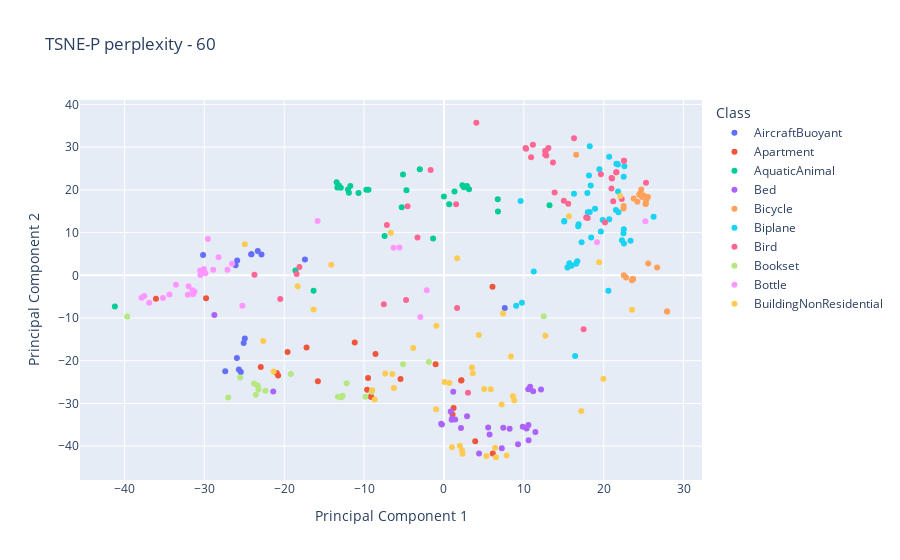

Notebook source saved alongside this figure:
### Code cell
X_embedded = TSNE(n_components=2, learning_rate='auto',init='random', perplexity=60).fit_transform(X)
tsne_df = pd.DataFrame(data=X_embedded, columns=['PCA1', 'PCA2'])
tsne_df['Class'] = Y['class']  # Add the class labels
tsne_df['Name']=Y["mesh_name"]

plot_data2(tsne_df,"PCA1","PCA2",subset=chunks[0],title="TSNE-P perplexity - 60",html_filename="plot_tsne_perplexity_60.html")

### Figure 1 — Plotly figure (JSON) as saved in the notebook; plotly's stock layout.template omitted (floating-point values rounded to 4 significant figures)
{"data": [{"customdata": [["AircraftBuoyant", "m1337.obj"], ["AircraftBuoyant", "m1338.obj"], ["AircraftBuoyant", "m1339.obj"], ["AircraftBuoyant", "m1340.obj"], ["AircraftBuoyant", "m1341.obj"], ["AircraftBuoyant", "m1342.obj"], ["AircraftBuoyant", "m1343.obj"], ["AircraftBuoyant", "m1344.obj"], ["AircraftBuoyant", "m1345.obj"], ["AircraftBuoyant", "m1346.obj"], ["AircraftBuoyant", "m1348.obj"], ["AircraftBuoyant", "m1349.obj"], ["AircraftBuoyant", "m1350.obj"], ["AircraftBuoyant", "m1351.obj"], ["AircraftBuoyant", "m1352.obj"]], "hovertemplate": "Class=%{customdata[0]}<br>Principal Component 1=%{x}<br>Principal Component 2=%{y}<br>Name=%{customdata[1]}<extra></extra>", "legendgroup": "AircraftBuoyant", "marker": {"color": "#636efa", "symbol": "circle"}, "mode": "markers", "name": "AircraftBuoyant", "orientation": "v", "showlegend": true, "type": "scatter", "x": [-25.67, -25.43, -27.38, -17.4, -22.85, -24.93, -25.92, -25.07, 7.612, -24.12, -24.11, -23.31, -25.89, -30.16, -26.08], "xaxis": "x", "y": [-22.05, -22.63, -22.49, 3.689, 4.897, -14.8, -19.38, -15.86, -7.632, 4.949, 4.9, 5.702, 3.49, 4.727, 2.371], "yaxis": "y"}, {"customdata": [["Apartment", "D00045.obj"], ["Apartment", "D00086.obj"], ["Apartment", "D00138.obj"], ["Apartment", "D00156.obj"], ["Apartment", "D00310.obj"], ["Apartment", "D00348.obj"], ["Apartment", "D00366.obj"], ["Apartment", "D00478.obj"], ["Apartment", "D00496.obj"], ["Apartment", "D00626.obj"], ["Apartment", "D00639.obj"], ["Apartment", "D00651.obj"], ["Apartment", "D00681.obj"], ["Apartment", "D00780.obj"], ["Apartment", "D00792.obj"], ["Apartment", "D00859.obj"], ["Apartment", "D00860.obj"], ["Apartment", "D00869.obj"], ["Apartment", "D00921.obj"], ["Apartment", "D00953.obj"], ["Apartment", "m463.obj"], ["Apartment", "m464.obj"], ["Apartment", "m465.obj"]], "hovertemplate": "Class=%{customdata[0]}<br>Principal Component 1=%{x}<br>Principal Component 2=%{y}<br>Name=%{customdata[1]}<extra></extra>", "legendgroup": "Apartment", "marker": {"color": "#EF553B", "symbol": "circle"}, "mode": "markers", "name": "Apartment", "orientation": "v", "showlegend": true, "type": "scatter", "x": [6.112, 6.076, 3.91, -9.139, -5.439, -20.94, -20.76, 2.183, 1.077, -11.17, -15.79, -9.127, -9.623, -17.2, -22.94, -29.78, 2.151, 1.208, -19.58, -1.042, -9.502, -8.568, -36.06], "xaxis": "x", "y": [-41.73, -2.675, -38.86, -28.4, -24.26, -22.88, -23.45, -24.58, -32.58, -15.71, -24.81, -28.41, -26.81, -16.91, -21.44, -5.368, -24.65, -31.05, -17.94, -20.83, -24.07, -18.41, -5.516], "yaxis": "y"}, {"customdata": [["AquaticAnimal", "m53.obj"], ["AquaticAnimal", "m54.obj"], ["AquaticAnimal", "m55.obj"], ["AquaticAnimal", "m56.obj"], ["AquaticAnimal", "m57.obj"], ["AquaticAnimal", "m58.obj"], ["AquaticAnimal", "m59.obj"], ["AquaticAnimal", "m60.obj"], ["AquaticAnimal", "m61.obj"], ["AquaticAnimal", "m62.obj"], ["AquaticAnimal", "m63.obj"], ["AquaticAnimal", "m64.obj"], ["AquaticAnimal", "m65.obj"], ["AquaticAnimal", "m66.obj"], ["AquaticAnimal", "m67.obj"], ["AquaticAnimal", "m68.obj"], ["AquaticAnimal", "m69.obj"], ["AquaticAnimal", "m70.obj"], ["AquaticAnimal", "m71.obj"], ["AquaticAnimal", "m72.obj"], ["AquaticAnimal", "m73.obj"], ["AquaticAnimal", "m74.obj"], ["AquaticAnimal", "m75.obj"], ["AquaticAnimal", "m76.obj"], ["AquaticAnimal", "m77.obj"], ["AquaticAnimal", "m78.obj"], ["AquaticAnimal", "m79.obj"], ["AquaticAnimal", "m80.obj"], ["AquaticAnimal", "m81.obj"]], "hovertemplate": "Class=%{customdata[0]}<br>Principal Component 1=%{x}<br>Principal Component 2=%{y}<br>Name=%{customdata[1]}<extra></extra>", "legendgroup": "AquaticAnimal", "marker": {"color": "#00cc96", "symbol": "circle"}, "mode": "markers", "name": "AquaticAnimal", "orientation": "v", "showlegend": true, "type": "scatter", "x": [-9.454, -13.35, -9.717, -13.44, -13.15, -18.59, -41.2, 0.6562, -10.7, -11.91, -16.33, -12.02, 13.21, -7.434, -12.91, -5.131, -11.73, 1.32, -5.288, -4.697, -1.359, 2.491, 3.139, -0.006604, 6.733, 6.759, -3.026, 2.877, 2.308], "xaxis": "x", "y": [20.05, 20.53, 20.02, 21.78, 21.04, 1.125, -7.319, 16.64, 19.26, 19.29, -3.596, 20.11, 16.42, 9.227, 20.52, 23.62, 20.92, 19.62, 15.91, 19.89, 8.632, 20.62, 20.16, 18.47, 17.79, 14.93, 24.8, 20.93, 21.09], "yaxis": "y"}, {"customdata": [["Bed", "D00031.obj"], ["Bed", "D00110.obj"], ["Bed", "D00121.obj"], ["Bed", "D00184.obj"], ["Bed", "D00210.obj"], ["Bed", "D00213.obj"], ["Bed", "D00217.obj"], ["Bed", "D00307.obj"], ["Bed", "D00322.obj"], ["Bed", "D00417.obj"], ["Bed", "D00538.obj"], ["Bed", "D00545.obj"], ["Bed", "D00552.obj"], ["Bed", "D00565.obj"], ["Bed", "D00650.obj"], ["Bed", "D00735.obj"], ["Bed", "D00836.obj"], ["Bed", "D00839.obj"], ["Bed", "D00969.obj"], ["Bed", "D00988.obj"], ["Bed", "m945.obj"], ["Bed", "m946.obj"], ["Bed", "m947.obj"], ["Bed", "m948.obj"], ["Bed", "m949.obj"], ["Bed", "m950.obj"], ["Bed", "m951.obj"]], "hovertemplate": "Class=%{customdata[0]}<br>Principal Component 1=%{x}<br>Principal Component 2=%{y}<br>Name=%{customdata[1]}<extra></extra>", "legendgroup": "Bed", "marker": {"color": "#ab63fa", "symbol": "circle"}, "mode": "markers", "name": "Bed", "orientation": "v", "showlegend": true, "type": "scatter", "x": [0.8526, 10.35, 7.242, -21.37, 4.396, 1.162, 10.79, -0.2515, 11.17, 1.023, 9.861, 8.22, 10.57, 1.397, 10.55, 0.9621, -28.74, -0.3452, 2.131, 7.421, 2.89, 12.15, 11.45, 5.532, 5.711, 10.59, 9.27], "xaxis": "x", "y": [-31.88, -35.87, -40.51, -27.2, -41.71, -27.24, -26.1, -34.93, -27.16, -33.49, -35.47, -35.92, -35.04, -33.74, -26.68, -33.83, -9.308, -34.76, -35.74, -35.68, -33.03, -26.73, -36.66, -35.63, -37.24, -38.6, -39.53], "yaxis": "y"}, {"customdata": [["Bicycle", "D00016.obj"], ["Bicycle", "D00033.obj"], ["Bicycle", "D00040.obj"], ["Bicycle", "D00077.obj"], ["Bicycle", "D00078.obj"], ["Bicycle", "D00462.obj"], ["Bicycle", "D00514.obj"], ["Bicycle", "D00536.obj"], ["Bicycle", "D00555.obj"], ["Bicycle", "D00558.obj"], ["Bicycle", "D00567.obj"], ["Bicycle", "D00621.obj"], ["Bicycle", "D00708.obj"], ["Bicycle", "D00750.obj"], ["Bicycle", "D00838.obj"], ["Bicycle", "D00847.obj"], ["Bicycle", "D00904.obj"], ["Bicycle", "D00930.obj"], ["Bicycle", "D00931.obj"], ["Bicycle", "D00974.obj"], ["Bicycle", "m1472.obj"], ["Bicycle", "m1473.obj"], ["Bicycle", "m1475.obj"], ["Bicycle", "m1476.obj"], ["Bicycle", "m1477.obj"], ["Bicycle", "m1478.obj"]], "hovertemplate": "Class=%{customdata[0]}<br>Principal Component 1=%{x}<br>Principal Component 2=%{y}<br>Name=%{customdata[1]}<extra></extra>", "legendgroup": "Bicycle", "marker": {"color": "#FFA15A", "symbol": "circle"}, "mode": "markers", "name": "Bicycle", "orientation": "v", "showlegend": true, "type": "scatter", "x": [25.43, 24.8, 16.55, 23.74, 23.64, 24.21, 25.31, 23.54, 22.48, 22.5, 24.52, 25.53, 25.25, 22.52, 25.24, 23.67, 26.69, 22.8, 25.57, 27.94, 24.7, 24.44, 27.93, 24.52, 23.65, 24.94], "xaxis": "x", "y": [18.3, 18.35, 28.24, 17.96, -0.8826, 17.22, 17.57, -1.154, 15.62, 16.21, 19.04, 18.36, 16.75, 0.004006, 16.72, -0.8668, 1.824, -0.5412, 2.768, -8.472, 20.1, 18.85, -8.477, 19.09, -0.949, 18.75], "yaxis": "y"}, {"customdata": [["Biplane", "D00069.obj"], ["Biplane", "D00132.obj"], ["Biplane", "D00178.obj"], ["Biplane", "D00199.obj"], ["Biplane", "D00246.obj"], ["Biplane", "D00276.obj"], ["Biplane", "D00277.obj"], ["Biplane", "D00320.obj"], ["Biplane", "D00373.obj"], ["Biplane", "D00410.obj"], ["Biplane", "D00490.obj"], ["Biplane", "D00515.obj"], ["Biplane", "D00601.obj"], ["Biplane", "D00616.obj"], ["Biplane", "D00632.obj"], ["Biplane", "D00634.obj"], ["Biplane", "D00666.obj"], ["Biplane", "D00854.obj"], ["Biplane", "D00890.obj"], ["Biplane", "D00900.obj"], ["Biplane", "m1118.obj"], ["Biplane", "m1119.obj"], ["Biplane", "m1120.obj"], ["Biplane", "m1121.obj"], ["Biplane", "m1122.obj"], ["Biplane", "m1123.obj"], ["Biplane", "m1124.obj"], ["Biplane", "m1126.obj"], ["Biplane", "m1127.obj"], ["Biplane", "m1128.obj"], ["Biplane", "m1129.obj"], ["Biplane", "m1131.obj"], ["Biplane", "m1132.obj"], ["Biplane", "m1133.obj"], ["Biplane", "m1134.obj"], ["Biplane", "m1135.obj"], ["Biplane", "m1136.obj"], ["Biplane", "m1137.obj"], ["Biplane", "m1138.obj"], ["Biplane", "m1139.obj"], ["Biplane", "m1141.obj"], ["Biplane", "m1143.obj"], ["Biplane", "m1144.obj"], ["Biplane", "m1146.obj"]], "hovertemplate": "Class=%{customdata[0]}<br>Principal Component 1=%{x}<br>Principal Component 2=%{y}<br>Name=%{customdata[1]}<extra></extra>", "legendgroup": "Biplane", "marker": {"color": "#19d3f3", "symbol": "circle"}, "mode": "markers", "name": "Biplane", "orientation": "v", "showlegend": true, "type": "scatter", "x": [22.52, 15.05, 21.58, 22.53, 18.25, 11.24, 20.68, 21.78, 16.86, 9.597, 21.8, 16.81, 16.42, 17.95, 18.01, 18.43, 15.7, 22.58, 9.041, 21.7, 23.36, 15.96, 9.759, 22.47, 26.25, 15.46, 21.84, 20.59, 15.06, 16.54, 19.88, 16.69, 21.53, 18.25, 18.16, 18.91, 22.5, 19.46, 17.23, 22.28, 18.37, 19.64, 20.69, 16.28], "xaxis": "x", "y": [10.77, 12.6, 26.12, 7.447, 30.2, 0.8624, 27.73, 25.91, 11.93, 17.37, 19.64, 11.5, -18.88, 19.27, 14.76, 8.832, 2.833, 25.51, -7.146, 26.06, 8.114, 2.217, -6.443, 9.866, 13.72, 1.852, 14.77, -3.608, 12.74, 2.726, 12.94, 3.286, 15.29, 14.82, 23.34, 15.58, 23.05, 24.84, 7.748, 8.175, 21.02, 10.27, 13.15, 19.06], "yaxis": "y"}, {"customdata": [["Bird", "D00089.obj"], ["Bird", "D00113.obj"], ["Bird", "D00164.obj"], ["Bird", "D00234.obj"], ["Bird", "D00271.obj"], ["Bird", "D00284.obj"], ["Bird", "D00323.obj"], ["Bird", "D00386.obj"], ["Bird", "D00438.obj"], ["Bird", "D00442.obj"], ["Bird", "D00546.obj"], ["Bird", "D00599.obj"], ["Bird", "D00625.obj"], ["Bird", "D00689.obj"], ["Bird", "D00736.obj"], ["Bird", "D00762.obj"], ["Bird", "D00862.obj"], ["Bird", "D00922.obj"], ["Bird", "D00961.obj"], ["Bird", "D00999.obj"], ["Bird", "m28.obj"], ["Bird", "m29.obj"], ["Bird", "m30.obj"], ["Bird", "m31.obj"], ["Bird", "m32.obj"], ["Bird", "m33.obj"], ["Bird", "m34.obj"], ["Bird", "m35.obj"], ["Bird", "m36.obj"], ["Bird", "m37.obj"], ["Bird", "m38.obj"], ["Bird", "m39.obj"], ["Bird", "m40.obj"], ["Bird", "m41.obj"], ["Bird", "m42.obj"], ["Bird", "m43.obj"], ["Bird", "m44.obj"], ["Bird", "m45.obj"], ["Bird", "m47.obj"], ["Bird", "m48.obj"], ["Bird", "m50.obj"], ["Bird", "m51.obj"], ["Bird", "m52.obj"]], "hovertemplate": "Class=%{customdata[0]}<br>Principal Component 1=%{x}<br>Principal Component 2=%{y}<br>Name=%{customdata[1]}<extra></extra>", "legendgroup": "Bird", "marker": {"color": "#FF6692", "symbol": "circle"}, "mode": "markers", "name": "Bird", "orientation": "v", "showlegend": true, "type": "scatter", "x": [20.97, 1.645, 20.97, 15.0, 21.19, 22.53, 4.056, -1.674, 12.68, 20.16, 10.91, 11.14, 22.25, 21.59, 12.81, 15.56, 13.65, 18.0, 13.08, 10.21, -3.317, -4.559, 1.521, -20.5, -7.146, -4.743, 21.04, 3.013, 17.49, 17.8, 10.27, 13.85, 21.56, 12.73, 16.28, 25.3, 19.64, 22.53, 12.67, -18.09, -18.45, -23.73, -7.53], "xaxis": "x", "y": [22.75, -7.675, 20.31, 17.42, 17.33, 26.82, 35.71, 24.62, 29.09, 12.38, 27.63, 30.54, 17.86, 24.12, 28.06, 16.74, 26.4, 13.39, 29.81, 29.8, 8.867, 16.15, 16.65, -5.545, 11.78, -5.784, 22.68, -27.5, -12.65, 13.55, 29.65, 19.41, 24.1, 29.18, 32.06, 21.64, 23.68, 26.82, 28.29, 1.945, 0.3063, 0.1014, -6.777], "yaxis": "y"}, {"customdata": [["Bookset", "D01009.obj"], ["Bookset", "D01013.obj"], ["Bookset", "D01030.obj"], ["Bookset", "D01038.obj"], ["Bookset", "D01042.obj"], ["Bookset", "D01050.obj"], ["Bookset", "D01065.obj"], ["Bookset", "D01096.obj"], ["Bookset", "D01108.obj"], ["Bookset", "D01110.obj"], ["Bookset", "D01122.obj"], ["Bookset", "D01135.obj"], ["Bookset", "D01146.obj"], ["Bookset", "D01182.obj"], ["Bookset", "D01183.obj"], ["Bookset", "D01184.obj"], ["Bookset", "D01190.obj"], ["Bookset", "D01199.obj"]], "hovertemplate": "Class=%{customdata[0]}<br>Principal Component 1=%{x}<br>Principal Component 2=%{y}<br>Name=%{customdata[1]}<extra></extra>", "legendgroup": "Bookset", "marker": {"color": "#B6E880", "symbol": "circle"}, "mode": "markers", "name": "Bookset", "orientation": "v", "showlegend": true, "type": "scatter", "x": [-22.34, -9.83, -27.0, 12.49, -5.117, -23.32, -9.048, -12.86, -12.18, -19.18, -25.53, -39.66, -23.77, -12.69, -23.22, -23.55, -1.89, -13.28], "xaxis": "x", "y": [-27.05, -28.42, -28.63, -9.612, -20.82, -25.79, -27.26, -28.57, -25.27, -23.09, -23.92, -9.645, -25.33, -28.2, -26.71, -27.98, -20.32, -28.43], "yaxis": "y"}, {"customdata": [["Bottle", "D00020.obj"], ["Bottle", "D00123.obj"], ["Bottle", "D00139.obj"], ["Bottle", "D00166.obj"], ["Bottle", "D00176.obj"], ["Bottle", "D00208.obj"], ["Bottle", "D00281.obj"], ["Bottle", "D00311.obj"], ["Bottle", "D00350.obj"], ["Bottle", "D00390.obj"], ["Bottle", "D00451.obj"], ["Bottle", "D00679.obj"], ["Bottle", "D00696.obj"], ["Bottle", "D00711.obj"], ["Bottle", "D00716.obj"], ["Bottle", "D00726.obj"], ["Bottle", "D00892.obj"], ["Bottle", "D00940.obj"], ["Bottle", "D00959.obj"], ["Bottle", "m482.obj"], ["Bottle", "m483.obj"], ["Bottle", "m484.obj"], ["Bottle", "m485.obj"], ["Bottle", "m486.obj"], ["Bottle", "m487.obj"], ["Bottle", "m488.obj"], ["Bottle", "m489.obj"], ["Bottle", "m490.obj"], ["Bottle", "m491.obj"]], "hovertemplate": "Class=%{customdata[0]}<br>Principal Component 1=%{x}<br>Principal Component 2=%{y}<br>Name=%{customdata[1]}<extra></extra>", "legendgroup": "Bottle", "marker": {"color": "#FF97FF", "symbol": "circle"}, "mode": "markers", "name": "Bottle", "orientation": "v", "showlegend": true, "type": "scatter", "x": [-30.05, -30.54, -15.83, -36.9, 19.15, -5.572, -6.305, -31.24, -30.07, -2.961, -35.18, 25.21, -37.86, -31.4, -2.156, -29.56, -37.52, -32.07, -28.22, -26.53, -28.89, -30.48, -29.87, -33.56, -27.11, -31.49, -31.98, -34.36, -25.24], "xaxis": "x", "y": [1.465, 1.134, 12.72, -6.456, 7.743, 6.532, 6.475, -3.821, 0.8816, -9.79, -5.32, 12.67, -5.278, -4.437, -3.526, 8.504, -4.876, -4.576, 4.228, 2.701, 1.31, 0.07081, 0.4645, -2.202, 1.313, -3.515, -2.551, -4.502, -7.114], "yaxis": "y"}, {"customdata": [["BuildingNonResidential", "m382.obj"], ["BuildingNonResidential", "m383.obj"], ["BuildingNonResidential", "m384.obj"], ["BuildingNonResidential", "m385.obj"], ["BuildingNonResidential", "m386.obj"], ["BuildingNonResidential", "m387.obj"], ["BuildingNonResidential", "m390.obj"], ["BuildingNonResidential", "m391.obj"], ["BuildingNonResidential", "m392.obj"], ["BuildingNonResidential", "m393.obj"], ["BuildingNonResidential", "m394.obj"], ["BuildingNonResidential", "m395.obj"], ["BuildingNonResidential", "m396.obj"], ["BuildingNonResidential", "m397.obj"], ["BuildingNonResidential", "m398.obj"], ["BuildingNonResidential", "m399.obj"], ["BuildingNonResidential", "m400.obj"], ["BuildingNonResidential", "m401.obj"], ["BuildingNonResidential", "m402.obj"], ["BuildingNonResidential", "m404.obj"], ["BuildingNonResidential", "m405.obj"], ["BuildingNonResidential", "m406.obj"], ["BuildingNonResidential", "m407.obj"], ["BuildingNonResidential", "m408.obj"], ["BuildingNonResidential", "m409.obj"], ["BuildingNonResidential", "m410.obj"], ["BuildingNonResidential", "m412.obj"], ["BuildingNonResidential", "m413.obj"], ["BuildingNonResidential", "m414.obj"], ["BuildingNonResidential", "m415.obj"], ["BuildingNonResidential", "m416.obj"], ["BuildingNonResidential", "m418.obj"], ["BuildingNonResidential", "m420.obj"], ["BuildingNonResidential", "m421.obj"], ["BuildingNonResidential", "m470.obj"], ["BuildingNonResidential", "m471.obj"], ["BuildingNonResidential", "m472.obj"], ["BuildingNonResidential", "m474.obj"], ["BuildingNonResidential", "m475.obj"], ["BuildingNonResidential", "m477.obj"], ["BuildingNonResidential", "m478.obj"], ["BuildingNonResidential", "m479.obj"], ["BuildingNonResidential", "m481.obj"]], "hovertemplate": "Class=%{customdata[0]}<br>Principal Component 1=%{x}<br>Principal Component 2=%{y}<br>Name=%{customdata[1]}<extra></extra>", "legendgroup": "BuildingNonResidential", "marker": {"color": "#FECB52", "symbol": "circle"}, "mode": "markers", "name": "BuildingNonResidential", "orientation": "v", "showlegend": true, "type": "scatter", "x": [5.026, 3.614, 17.19, 3.496, 6.51, 12.69, -21.32, -16.32, -18.32, 4.356, 8.627, 0.08589, 8.389, 0.6724, 7.216, 5.316, 1.988, 7.4, -6.464, -0.9437, -8.67, -7.362, -22.63, -0.9815, 15.65, 2.32, 22.05, -6.27, 5.855, -3.841, -8.996, 2.26, 0.9992, 8.799, 19.96, -24.93, -14.12, 7.848, -6.655, 1.648, 23.54, 19.43, 6.394], "xaxis": "x", "y": [-26.61, -22.95, -31.77, -21.56, -42.59, -14.13, -22.5, -7.996, -2.538, -13.98, -28.3, -24.98, -19.02, -25.19, -30.24, -42.3, -39.93, -8.958, -23.13, -11.8, -29.08, -23.01, -15.35, -31.34, 13.81, -41.75, 18.57, -26.41, -26.68, -17.04, -26.91, -40.98, -40.24, -29.3, -24.23, 7.253, 2.446, -42.17, 9.971, 3.987, -8.094, 3.078, -40.36], "yaxis": "y"}], "layout": {"legend": {"title": {"text": "Class"}, "tracegroupgap": 0}, "title": {"text": "TSNE-P perplexity - 60"}, "xaxis": {"anchor": "y", "domain": [0, 1], "title": {"text": "Principal Component 1"}}, "yaxis": {"anchor": "x", "domain": [0, 1], "title": {"text": "Principal Component 2"}}}}
